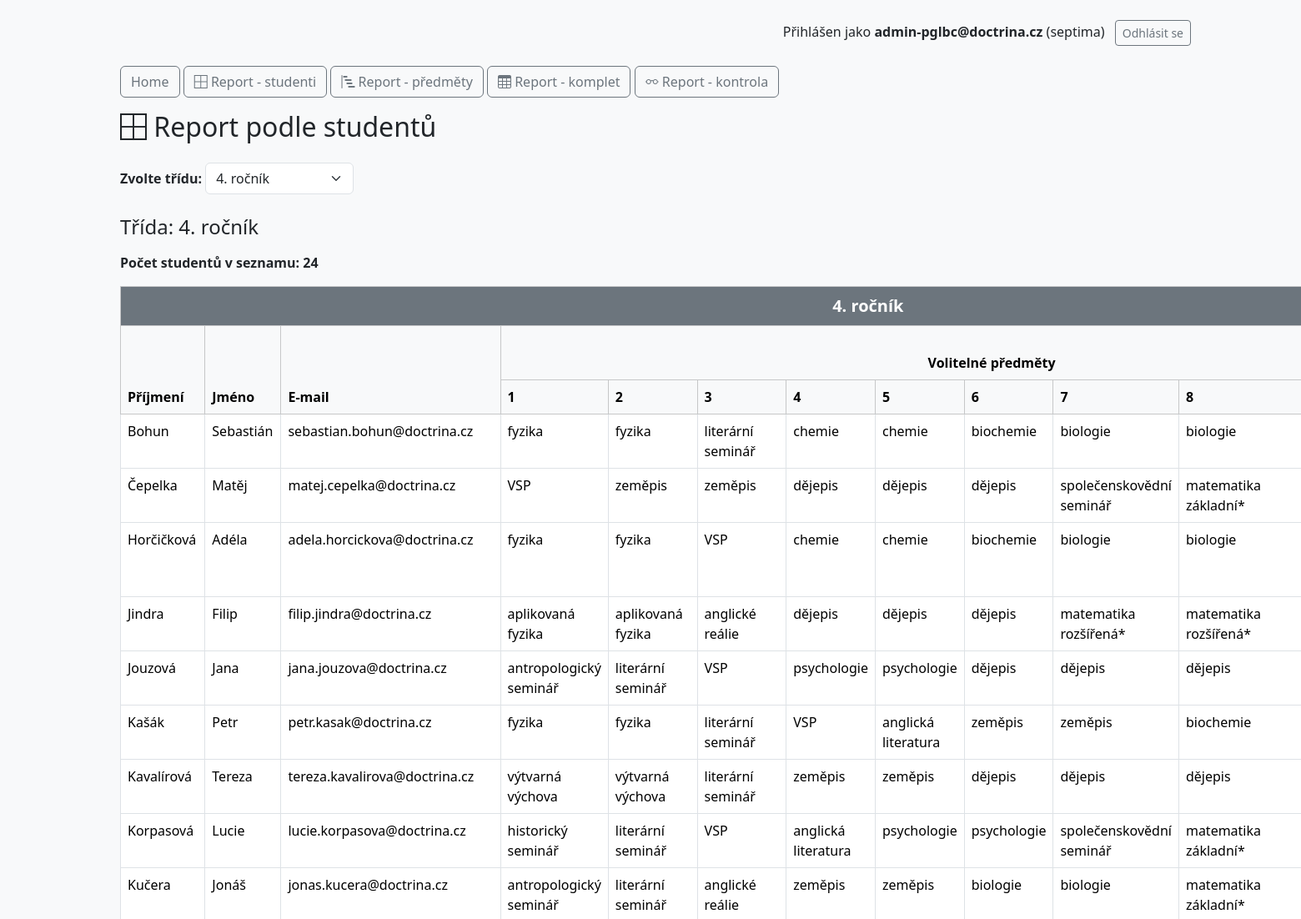
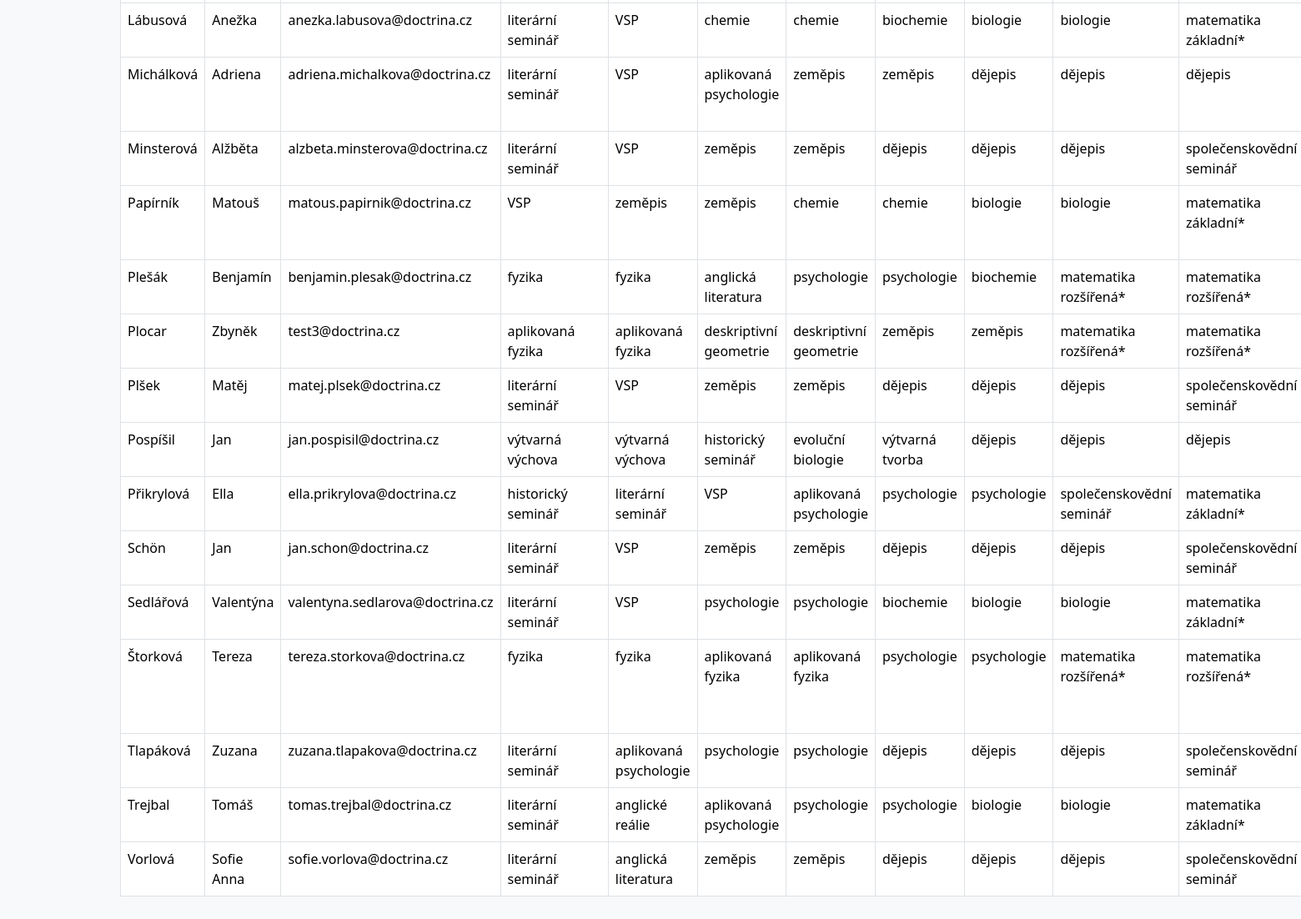
The page /report-tridy.php?report_class=rocnik4 (signed in) on the database its author committed (2 pictures, top to bottom).
### tables this page shows
CREATE TABLE `users` (
  `id` int(11) NOT NULL,
  `email` varchar(100) NOT NULL,
  `name` varchar(100) NOT NULL,
  `surname` varchar(100) NOT NULL,
  `password_hash` varchar(255) NOT NULL,
  `class` varchar(50) NOT NULL,
  `created_at` datetime DEFAULT current_timestamp(),
  `updated_at` datetime DEFAULT current_timestamp() ON UPDATE current_timestamp(),
  `admin` tinyint(1) NOT NULL DEFAULT 0
);

### includes/Database.php (called while the page is built, shortened)
<?php
class Database {
    private $pdo;
    public function __construct() {
        $dsn = "mysql:host=" . DB_HOST . ";dbname=" . DB_NAME . ";charset=utf8mb4";
        try {
            $this->pdo = new PDO($dsn, DB_USER, DB_PASS);
            $this->pdo->setAttribute(PDO::ATTR_ERRMODE, PDO::ERRMODE_EXCEPTION);
        } catch (PDOException $e) {
            die("Chyba připojení k databázi: " . $e->getMessage());
        }
    }
    public function query($sql, $params = []) {
        $stmt = $this->pdo->prepare($sql);
        $stmt->execute($params);
        return $stmt;
    }
}

### report-tridy.php (the view, shortened to what this page needs)
<?php
require_once 'includes/Database.php';
$db = new Database();
$classOptions = [
    'prima' => 'Prima',
    'sekunda' => 'Sekunda',
    'tercie' => 'Tercie',
    'kvarta' => 'Kvarta',
    'kvinta' => 'Kvinta',
    'sexta' => 'Sexta',
    'septima' => 'Septima',
    'oktava' => 'Oktáva',
    'rocnik1' => '1. ročník',
    'rocnik2' => '2. ročník',
    'rocnik3' => '3. ročník',
    'rocnik4' => '4. ročník',
];
$selectedClass = $_GET['report_class'] ?? null;
$volitelneSloupce = [
    'kvinta' => 2, 'rocnik1' => 2,
    'sexta' => 5, 'rocnik2' => 5,
    'septima' => 4, 'rocnik3' => 4,
    'oktava' => 10, 'rocnik4' => 10,
    'tercie' => 1
];
$nepovinneSloupce = [
    'prima' => 1,
    'sekunda' => 2,
    'tercie' => 3,
    'kvarta' => 3,
    'kvinta' => 4, 'rocnik1' => 4,
    'sexta' => 4, 'rocnik2' => 4,
    'septima' => 4, 'rocnik3' => 4,
    'oktava' => 3, 'rocnik4' => 3
];
include 'templates/header.php';
?>
<div class="container mt-4">
    <div class="mb-3">
        <a href="index.php" class="btn btn-outline-secondary">Home</a>
        <a href="report-tridy.php" class="btn btn-outline-secondary"><i class="bi bi-border-all"></i> Report - studenti</a>
        <a href="report-predmety.php" class="btn btn-outline-secondary"><i class="bi bi-bar-chart-steps"></i> Report - předměty</a>
        <a href="report-komplet.php" class="btn btn-outline-secondary"><i class="bi bi-table"></i> Report - komplet</a>
        <a href="report-kontrola.php" class="btn btn-outline-secondary"><i class="bi bi-eyeglasses"></i> Report - kontrola</a>
    </div>
    <h2 class="mb-4"><i class="bi bi-border-all"></i> Report podle studentů</h2>
    <form method="get" class="mb-4">
        <label for="report_class" class="form-label fw-bold">Zvolte třídu:</label>
        <select name="report_class" id="report_class" class="form-select w-auto d-inline-block" onchange="this.form.submit()">
            <?php foreach ($classOptions as $key => $label): ?>
                <option value="<?= $key ?>" <?= $selectedClass === $key ? 'selected' : '' ?>><?= $label ?></option>
            <?php endforeach; ?>
        </select>
    </form>
    <?php if ($selectedClass): ?>
        <?php
        $stmt = $db->query("SELECT DISTINCT u.id, u.name, u.surname, u.email
                            FROM users u
                            LEFT JOIN user_choices c ON u.id = c.user_id
                            WHERE u.class = ?
                            ORDER BY u.surname, u.name", [$selectedClass]);
        $students = $stmt->fetchAll(PDO::FETCH_ASSOC);
        $volitPocet = $volitelneSloupce[$selectedClass] ?? 0;
        $nepovPocet = $nepovinneSloupce[$selectedClass] ?? 0;
        ?>
        <?php if (!empty($students)): ?>
            <h4 class="mb-3">Třída: <?= htmlspecialchars($classOptions[$selectedClass] ?? $selectedClass) ?></h4>
            <p class="fw-bold">Počet studentů v seznamu: <?= count($students) ?></p>
            <table class="table table-bordered">
                <thead class="table-light">
                    <tr>
                        <th colspan="<?= 3 + $volitPocet + $nepovPocet ?>" class="text-center fs-5 bg-secondary text-white">
                            <?= $classOptions[$selectedClass] ?? ucfirst($selectedClass) ?>
                        </th>
                    </tr>
                    <tr>
                        <th rowspan="2">Příjmení</th>
                        <th rowspan="2">Jméno</th>
                        <th rowspan="2">E-mail</th>
                        <?php if ($volitPocet > 0): ?>
                            <th colspan="<?= $volitPocet ?>" class="text-center">Volitelné předměty</th>
                        <?php endif; ?>
                    </tr>
                    <tr>
                        <?php for ($i = 1; $i <= $volitPocet; $i++): ?>
                            <th><?= $i ?></th>
                        <?php endfor; ?>
                    </tr>
                </thead>
                <tbody>
                    <?php foreach ($students as $student): ?>
                        <?php
                        $volitelne = $db->query("SELECT subject_name FROM user_choices WHERE user_id = ? AND subject_class = ?", [$student['id'], $selectedClass])->fetchAll(PDO::FETCH_COLUMN);
                        ?>
                        <tr>
                            <td><?= htmlspecialchars($student['surname']) ?></td>
                            <td><?= htmlspecialchars($student['name']) ?></td>
                            <td><?= htmlspecialchars($student['email']) ?></td>
                            <?php for ($i = 0; $i < $volitPocet; $i++): ?>
                                <td><?= isset($volitelne[$i]) ? htmlspecialchars($volitelne[$i]) : '' ?></td>
                            <?php endfor; ?>
                        </tr>
                    <?php endforeach; ?>
                </tbody>
            </table>
        <?php else: ?>
            <div class="alert alert-info">V této třídě zatím nejsou žádné výběry.</div>
        <?php endif; ?>
    <?php endif; ?>
</div>

### rows shown on the page
users: surname "Bohun", name "Sebastián", email "sebastian.bohun@doctrina.cz", i "fyzika", i "literární seminář", i "chemie", i "biochemie", i "biologie"
users: surname "Čepelka", name "Matěj", email "matej.cepelka@doctrina.cz", i "VSP", i "zeměpis", i "dějepis", i "společenskovědní seminář", i "matematika základní*"
users: surname "Horčičková", name "Adéla", email "adela.horcickova@doctrina.cz", i "fyzika", i "VSP", i "chemie", i "biochemie", i "biologie"
users: surname "Jindra", name "Filip", email "filip.jindra@doctrina.cz", i "aplikovaná fyzika", i "anglické reálie", i "dějepis", i "matematika rozšířená*"
users: surname "Jouzová", name "Jana", email "jana.jouzova@doctrina.cz", i "antropologický seminář", i "literární seminář", i "VSP", i "psychologie", i "dějepis"
users: surname "Kašák", name "Petr", email "petr.kasak@doctrina.cz", i "fyzika", i "literární seminář", i "VSP", i "anglická literatura", i "zeměpis", i "biochemie"
users: surname "Kavalírová", name "Tereza", email "tereza.kavalirova@doctrina.cz", i "výtvarná výchova", i "literární seminář", i "zeměpis", i "dějepis"
users: surname "Korpasová", name "Lucie", email "lucie.korpasova@doctrina.cz", i "historický seminář", i "literární seminář", i "VSP", i "anglická literatura", i "psychologie", i "společenskovědní seminář", i "matematika základní*"
users: surname "Kučera", name "Jonáš", email "jonas.kucera@doctrina.cz", i "antropologický seminář", i "literární seminář", i "anglické reálie", i "zeměpis", i "biologie", i "matematika základní*"
users: surname "Lábusová", name "Anežka", email "anezka.labusova@doctrina.cz", i "literární seminář", i "VSP", i "chemie", i "biochemie", i "biologie", i "matematika základní*"
users: surname "Michálková", name "Adriena", email "adriena.michalkova@doctrina.cz", i "literární seminář", i "VSP", i "aplikovaná psychologie", i "zeměpis", i "dějepis"
users: surname "Minsterová", name "Alžběta", email "alzbeta.minsterova@doctrina.cz", i "literární seminář", i "VSP", i "zeměpis", i "dějepis", i "společenskovědní seminář"
users: surname "Papírník", name "Matouš", email "matous.papirnik@doctrina.cz", i "VSP", i "zeměpis", i "chemie", i "biologie", i "matematika základní*"
users: surname "Plešák", name "Benjamín", email "benjamin.plesak@doctrina.cz", i "fyzika", i "anglická literatura", i "psychologie", i "biochemie", i "matematika rozšířená*"
users: surname "Plocar", name "Zbyněk", email "test3@doctrina.cz", i "aplikovaná fyzika", i "deskriptivní geometrie", i "zeměpis", i "matematika rozšířená*"
users: surname "Plšek", name "Matěj", email "matej.plsek@doctrina.cz", i "literární seminář", i "VSP", i "zeměpis", i "dějepis", i "společenskovědní seminář"
users: surname "Pospíšil", name "Jan", email "jan.pospisil@doctrina.cz", i "výtvarná výchova", i "historický seminář", i "evoluční biologie", i "výtvarná tvorba", i "dějepis"
users: surname "Přikrylová", name "Ella", email "ella.prikrylova@doctrina.cz", i "historický seminář", i "literární seminář", i "VSP", i "aplikovaná psychologie", i "psychologie", i "společenskovědní seminář", i "matematika základní*"
users: surname "Schön", name "Jan", email "jan.schon@doctrina.cz", i "literární seminář", i "VSP", i "zeměpis", i "dějepis", i "společenskovědní seminář"
users: surname "Sedlářová", name "Valentýna", email "valentyna.sedlarova@doctrina.cz", i "literární seminář", i "VSP", i "psychologie", i "biochemie", i "biologie", i "matematika základní*"
users: surname "Štorková", name "Tereza", email "tereza.storkova@doctrina.cz", i "fyzika", i "aplikovaná fyzika", i "psychologie", i "matematika rozšířená*"
users: surname "Tlapáková", name "Zuzana", email "zuzana.tlapakova@doctrina.cz", i "literární seminář", i "aplikovaná psychologie", i "psychologie", i "dějepis", i "společenskovědní seminář"
users: surname "Trejbal", name "Tomáš", email "tomas.trejbal@doctrina.cz", i "literární seminář", i "anglické reálie", i "aplikovaná psychologie", i "psychologie", i "biologie", i "matematika základní*"
users: surname "Vorlová", name "Sofie Anna", email "sofie.vorlova@doctrina.cz", i "literární seminář", i "anglická literatura", i "zeměpis", i "dějepis", i "společenskovědní seminář"

### other values the page prints
$_SESSION['user_email'] "admin-pglbc@doctrina.cz"
$_SESSION['class'] "septima"
$classOptions[$selectedClass] "4. ročník"
count($students) "24"
form field report_class "4. ročník"
